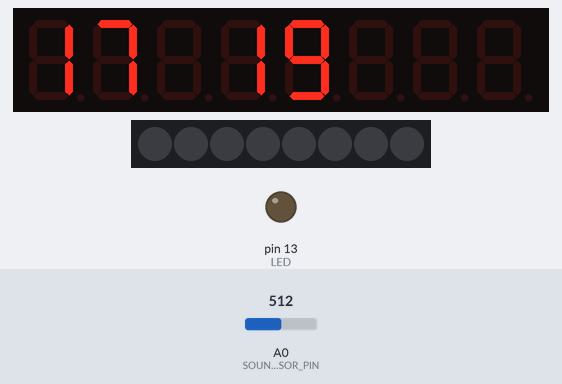
The sketch below on a simulated Arduino Uno, built with avr-gcc and run on an emulated ATmega328P. On the bench: 8-digit seven-segment display, 8 RGB LEDs in strip order, left to right, output pins drawn as LEDs (lit = HIGH). Inputs (shaded band) come from the test bench; at power-on: A0 (SOUND_SENSOR_PIN) = 512.

Above: at 36.83 s.
At 39.2 s:
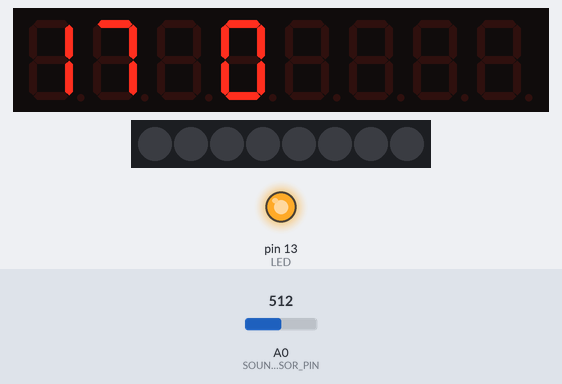
At 43.8 s:
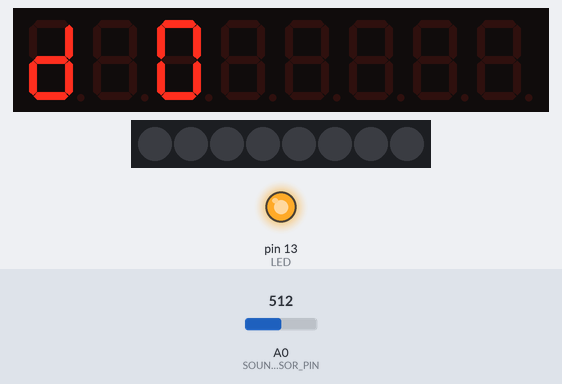
At 49.2 s:
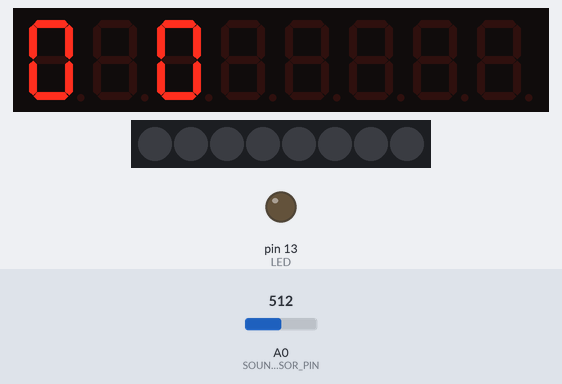
Timing chart, 0 to 50.7 s (numbered marks = the images above):
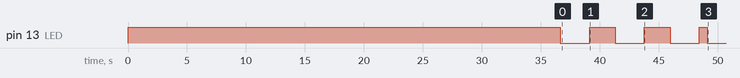

Measured:
- by itself, pin 13 (LED): repeats every 4.7 s: HIGH 2.2 s, LOW 2.5 s

The sketch:

IRloudness.ino
```cpp
#include <IRremote.h>
#include <TM1638lite.h>


#define NOISE_PRESS  1 // how many times to transmit the IR remote code
#define REMOTE_DOWN_CODE     0x4FB10EF  // remote code to transmit. This is for my TV. Replace with yours.
#define REMOTE_UP_CODE 0x4FB08F7
#define REMOTE_BIT   4*8

#define SOUND_SENSOR_PIN     A0 // sound sensor connected to this analog pin
#define LED        13      // LED used to blink when volume too high

#define FILTER_SIZE 150
#define NOISE_CONTRAST 15
#define DESIRED_LEVEL 11 // level on TV

#define RMS_SIZE 5
#define TOTAL_LEVELS 24
#define REALMODE true
IRsend irsend; // instantiate IR object
TM1638lite tm(4, 7, 8);

long runningsum = 0;
float runningsqr = 0;
int filter[FILTER_SIZE];
long filter_sqr[FILTER_SIZE];


int hist[TOTAL_LEVELS];
void setup()
{
  pinMode(LED, OUTPUT);
  Serial.begin(9600);
  //analogReference(DEFAULT);
  analogReference(INTERNAL);

  for (int i=0;i<FILTER_SIZE;i++){
    filter[i]=0;
    filter_sqr[i]=0;
  }
  for (int i=0;i<TOTAL_LEVELS;i++){
    hist[i]=0;

  }
  tm.reset();
  if (REALMODE){
     digitalWrite(LED,HIGH);  // LED on

      //reset volume
      for (uint8_t presstimes=0; presstimes<15;presstimes++){
          irsend.sendNEC(REMOTE_DOWN_CODE , REMOTE_BIT); // Change to match your remote protocol
          delay(1000);
      }
      //reset volume
      for (uint8_t presstimes=0; presstimes<55;presstimes++){
          irsend.sendNEC(REMOTE_DOWN_CODE , REMOTE_BIT); // Change to match your remote protocol
          delay(100);
      }
      delay(500);
      for (uint8_t presstimes=0; presstimes<50;presstimes++){
          irsend.sendNEC(REMOTE_UP_CODE , REMOTE_BIT); // Change to match your remote protocol
          delay(150);
      }

      digitalWrite(LED,LOW);  // LED on
  }

}


uint8_t level = TOTAL_LEVELS-1;
int filter_i = 0;
int samples_i = 1;
unsigned long last_shown = 0;

uint8_t level_new=0;


int samples_j = 1;
void loop()
{
  samples_i=(samples_i+1)%10000;
  samples_j=(samples_j+1)%RMS_SIZE;

  //filter
  filter_i=(filter_i+1)%FILTER_SIZE;
  //dequeue
  runningsum -= (long)filter[filter_i];
  runningsqr -= (float)filter_sqr[filter_i];
  // read the sound sensor
  const int A0value = analogRead(SOUND_SENSOR_PIN);
  filter[filter_i]= A0value;
  filter_sqr[filter_i]= (long)A0value*(long)A0value;
  //enqueue
  runningsum += (long)filter[filter_i];
  runningsqr += (float)filter_sqr[filter_i];


  // generate proposal
  if (samples_j==0){
    const float SquaredSum =  (float)runningsqr-((float)runningsum*(float)runningsum)/(float)FILTER_SIZE;
    //Serial.print(SquaredSum/ (float)FILTER_SIZE);
    //Serial.print("\n");
    const float equalTVlevel = (10*log10(SquaredSum/ (float)FILTER_SIZE)-14.0);
    if (abs(millis()-last_shown)>300){
      tm.displayText(String((int)level, HEX) +" "+ String((int)(0.79*equalTVlevel), DEC) );
      last_shown=millis();
    }
    const int targetlevel = TOTAL_LEVELS+(DESIRED_LEVEL-equalTVlevel);
    //Serial.print(targetlevel);
    //Serial.print("\n");
    int level_proposal = max(min(  targetlevel  ,TOTAL_LEVELS-1),0);
    hist[level_proposal]++; //vote
    //choose a new level

  }

  // lookup hist and send
  if (REALMODE && samples_i==0 ){
    for (level_new=0;level_new<TOTAL_LEVELS-1;level_new++){
      if (hist[level_new]>NOISE_CONTRAST){
        break;
      }
    }
    //clear histogram
    for (uint8_t i=0;i<TOTAL_LEVELS-1;i++){
      /*
      Serial.print(hist[i]);
      Serial.print("\t");
      */
      hist[i]=0;
    }
    /*
    Serial.println("\t");
    Serial.println(level_new);
    Serial.println("\t");
     */
    //adjust volume
    for (uint8_t lowering_count =0; lowering_count<3;lowering_count++){
      if (level<level_new){
        digitalWrite(LED,HIGH);  // LED on
        for (uint8_t presstimes=0; presstimes<NOISE_PRESS;presstimes++){
          irsend.sendNEC(REMOTE_UP_CODE , REMOTE_BIT); // Change to match your remote protocol
          delay(150);
        }
        digitalWrite(LED,LOW); // LED off
        level++;

      }
    }
    for (uint8_t lowering_count =0; lowering_count<10;lowering_count++){
      if (level>level_new){
        digitalWrite(LED,HIGH);  // LED on
        for (uint8_t presstimes=0; presstimes<NOISE_PRESS;presstimes++){
          irsend.sendNEC(REMOTE_DOWN_CODE , REMOTE_BIT); // Change to match your remote protocol
          delay(150);
        }
        digitalWrite(LED,LOW); // LED off
        level--;

      }
    }

    //refresh display
    for (uint8_t position = 0; position < 8; position++) {
         tm.setLED(position, (level-(TOTAL_LEVELS-8)) >= position);
    }


  }
}
```
